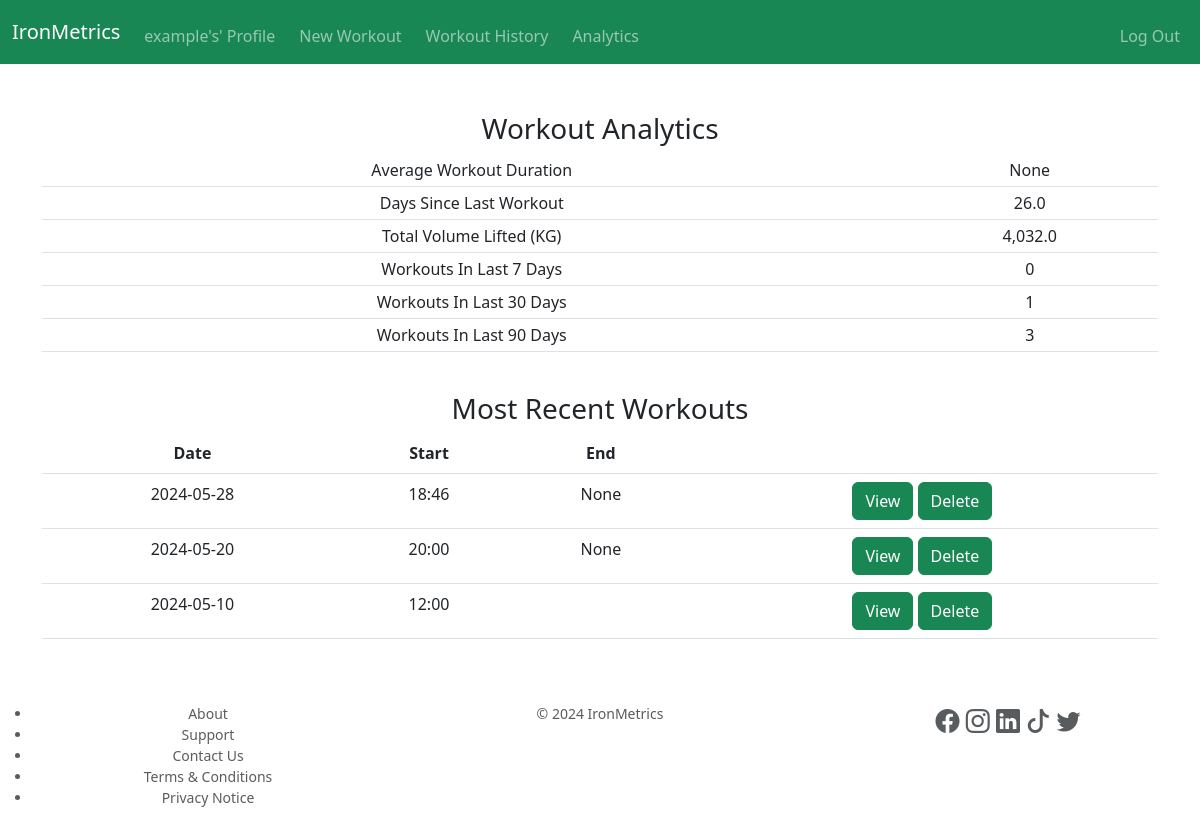
Page / (signed in) on the earlier database version.
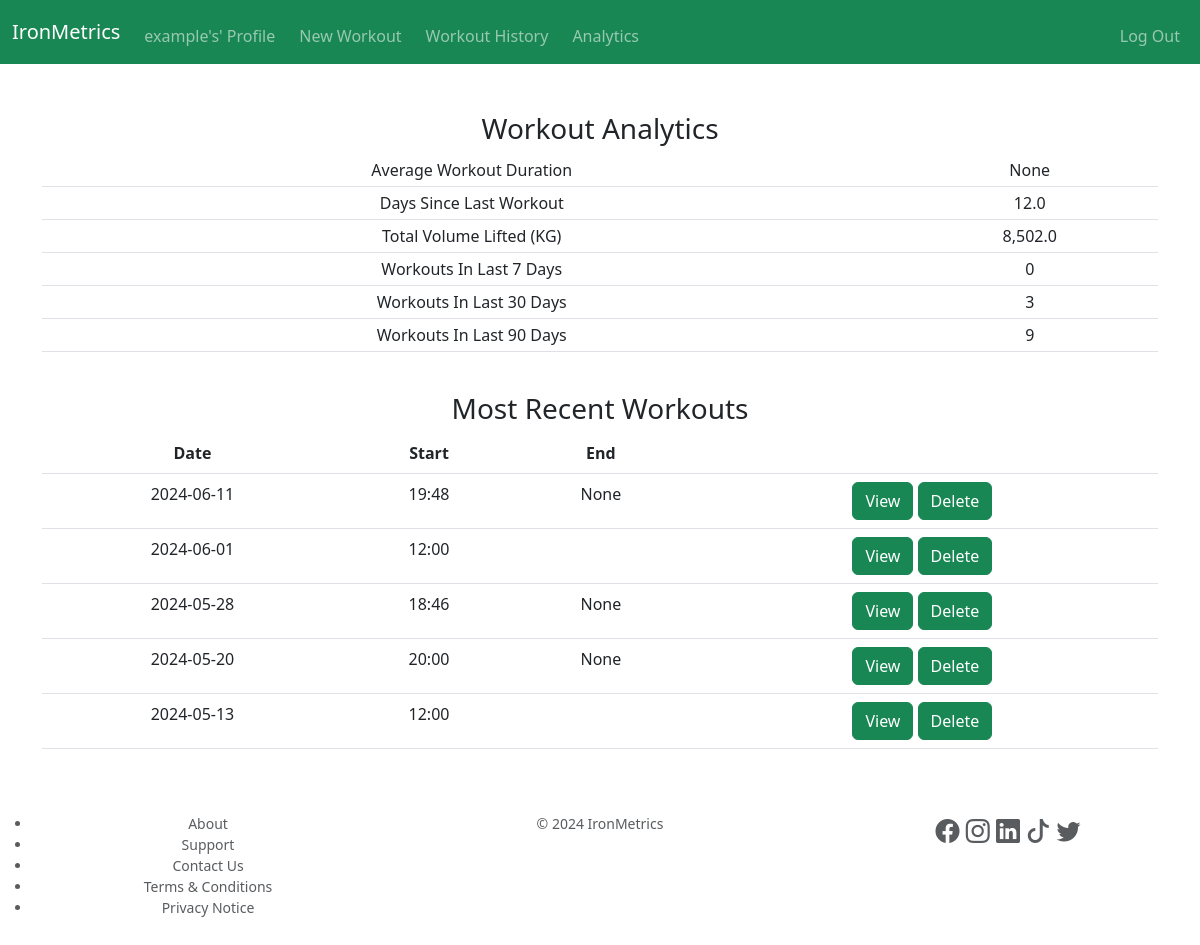
Same page on the later database version.
### tables this page shows
CREATE TABLE workout (
	id INTEGER PRIMARY KEY AUTOINCREMENT NOT NULL,
	user_id INTEGER NOT NULL,
	date TEXT NOT NULL,
	start_time TEXT,
	end_time TEXT,
	name TEXT,
	note TEXT,
	FOREIGN KEY (user_id) REFERENCES user (id)
	ON UPDATE CASCADE
	ON DELETE CASCADE
);

### app.py (the view)
@app.route("/", methods=["GET", "POST"])
@login_required
def index():
    user_id = session.get("user_id", None)
    workout_history = db.execute("SELECT * FROM workout WHERE user_id = ? ORDER BY date DESC, start_time DESC LIMIT 5;", user_id)
    avg_workout_duration_min = db.execute("""
                                            WITH durations AS (
                                            SELECT date, time(end_time, "-"||strftime('%H', start_time)||" hours", "-"||strftime('%M', start_time)||" minutes") workout_duration
                                            FROM workout
                                            WHERE user_id = ?
                                            AND end_time IS NOT NULL
                                            AND start_time IS NOT NULL)

                                            SELECT AVG((strftime('%H', workout_duration)*60)+strftime('%M', workout_duration)) avg_workout_duration_min FROM durations;
                                            """, user_id)[0]["avg_workout_duration_min"]
    try:
        days_since_last_workout = db.execute("""
                                                SELECT (JULIANDAY(date('now'))-JULIANDAY(date)) AS days_since_last_workout
                                                FROM workout WHERE user_id = ? ORDER BY date DESC LIMIT 1;
                                                """, user_id)[0]["days_since_last_workout"]
    except:
        days_since_last_workout = 0
    workouts_last_7_days = db.execute("""
                                            SELECT COUNT(*) AS workouts_last_7_days
                                            FROM workout WHERE user_id = ? AND date > DATE(JULIANDAY('now')-7);
                                        """, user_id)[0]["workouts_last_7_days"]
    workouts_last_30_days = db.execute("""
                                            SELECT COUNT(*) AS workouts_last_30_days
                                            FROM workout WHERE user_id = ? AND date > DATE(JULIANDAY('now')-30);
                                        """, user_id)[0]["workouts_last_30_days"]
    workouts_last_90_days = db.execute("""
                                            SELECT COUNT(*) AS workouts_last_90_days
                                            FROM workout WHERE user_id = ? AND date > DATE(JULIANDAY('now')-90);
                                        """, user_id)[0]["workouts_last_90_days"]
    total_volume_lifted = db.execute("""
                                        SELECT SUM(reps*weight_kg) AS total_volume_lifted
                                        FROM workout a
                                        JOIN workout_set b ON a.id=b.workout_id
                                        JOIN exercise c ON b.exercise_id=c.id
                                        WHERE a.user_id = ?;
                                    """, user_id)[0]["total_volume_lifted"]
    dashboard = dict()
    dashboard["avg_workout_duration_min"] = avg_workout_duration_min
    dashboard["days_since_last_workout"] = days_since_last_workout
    dashboard["workouts_last_7_days"] = workouts_last_7_days
    dashboard["workouts_last_30_days"] = workouts_last_30_days
    dashboard["workouts_last_90_days"] = workouts_last_90_days
    try:
        dashboard["total_volume_lifted"] = "{:,}".format(total_volume_lifted)
    except:
        dashboard["total_volume_lifted"] = 0
    if request.method == "POST":
        if "edit-workout-id" in request.form:
            workout_id = request.form.get("edit-workout-id", None)
            session["workout_id"] = workout_id
            return redirect(url_for("editworkout"))
    return render_template("index.html", workout_history=workout_history, dashboard=dashboard)

### app.py (called while the page is built)
@app.after_request
def after_request(response):
    response.headers["Cache-Control"] = "no-cache, no-store, must-revalidate"
    response.headers["Expires"] = 0
    response.headers["Pragma"] = "no-cache"
    return response

### helpers.py (called while the page is built)
def login_required(f):
    @wraps(f)
    def decorated_function(*args, **kwargs):
        if session.get("user_id") is None:
            return redirect(url_for("login"))
        return f(*args, **kwargs)
    return decorated_function

### templates/index.html (shortened to what this page needs)
{% extends "base.html" %}
{% block main %}
<div class="container text-center mb-3">
    <h3>Workout Analytics</h3>
    <table class="table table-sm">
        <tbody>
            <tr>
                <td>
                    Average Workout Duration
                </td>
                <td>
                    {{ dashboard.avg_workout_duration_min }}
                </td>
            </tr>
            <tr>
                <td>
                    Days Since Last Workout
                </td>
                <td>
                    {{ dashboard.days_since_last_workout }}
                </td>
            </tr>
            <tr>
                <td>
                    Total Volume Lifted (KG)
                </td>
                <td>
                    {{ dashboard.total_volume_lifted }}
                </td>
            </tr>
            <tr>
                <td>
                    Workouts In Last 7 Days
                </td>
                <td>
                    {{ dashboard.workouts_last_7_days }}
                </td>
            </tr>
            <tr>
                <td>
                    Workouts In Last 30 Days
                </td>
                <td>
                    {{ dashboard.workouts_last_30_days }}
                </td>
            </tr>
            <tr>
                <td>
                    Workouts In Last 90 Days
                </td>
                <td>
                    {{ dashboard.workouts_last_90_days }}
                </td>
            </tr>
        </tbody>
    </table>
</div>
<br>
<div class="container">
    <h3>Most Recent Workouts</h3>
    <table class="table">
        <thead>
            <tr>
                <th>Date</th>
                <th>Start</th>
                <th>End</th>
                <th></th>
            </tr>
        </thead>
        <tbody>
            {% for workout in workout_history %}
                <tr>
                    <td>{{ workout.date }}</td>
                    <td>{{ workout.start_time }}</td>
                    <td>{{ workout.end_time }}</td>
                    <td>
                        <form action="/" method="post" style="display: inline;" id="edit-workout{{ workout.id }}">
                            <button type="submit" form="edit-workout{{ workout.id }}" class="btn btn-success">View</button>
                        </form>
                        <form action="/deleteworkout" method="post" id="delete-workout{{ workout.id }}" onsubmit="return confirm('Irreversibly delete workout?')" style="display: inline;">
                            <button type="submit" form="delete-workout{{ workout.id }}" class="btn btn-success">Delete</button>
                        </form>
                    </td>
                </tr>
            {% endfor %}
        </tbody>
    </table>
</div>
{% endblock %}

Differences in the rows shown:
no longer on this page (row unchanged): workout: date "2024-05-10", start_time "12:00"
added workout: date "2024-06-11", start_time "19:48", end_time "None"
added workout: date "2024-06-01", start_time "12:00"
added workout: date "2024-05-13", start_time "12:00"
Other differences:
{{ dashboard.days_since_last_workout }}: "26.0" → "12.0"
{{ dashboard.total_volume_lifted }}: "4,032.0" → "8,502.0"
{{ dashboard.workouts_last_30_days }}: "1" → "3"
{{ dashboard.workouts_last_90_days }}: "3" → "9"
